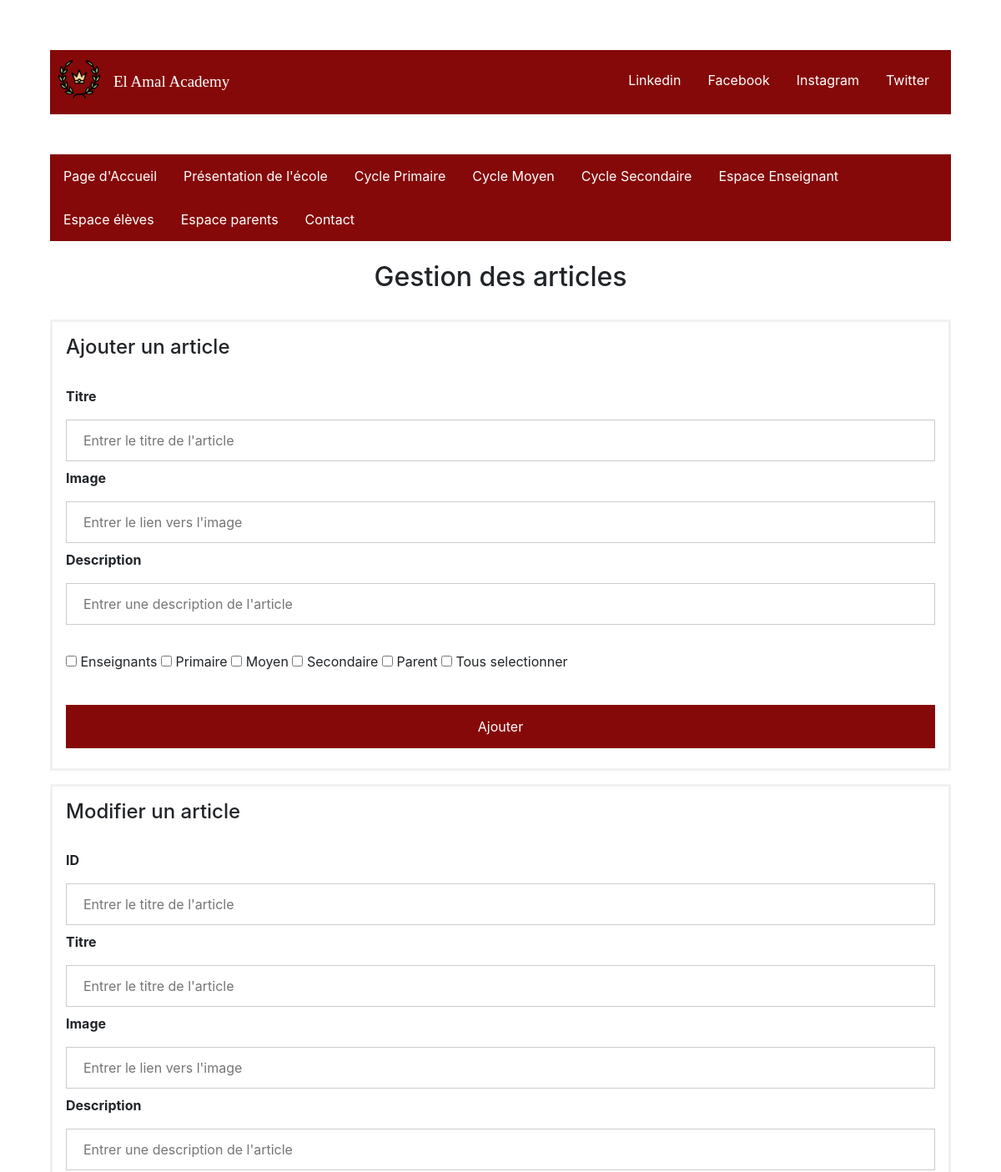
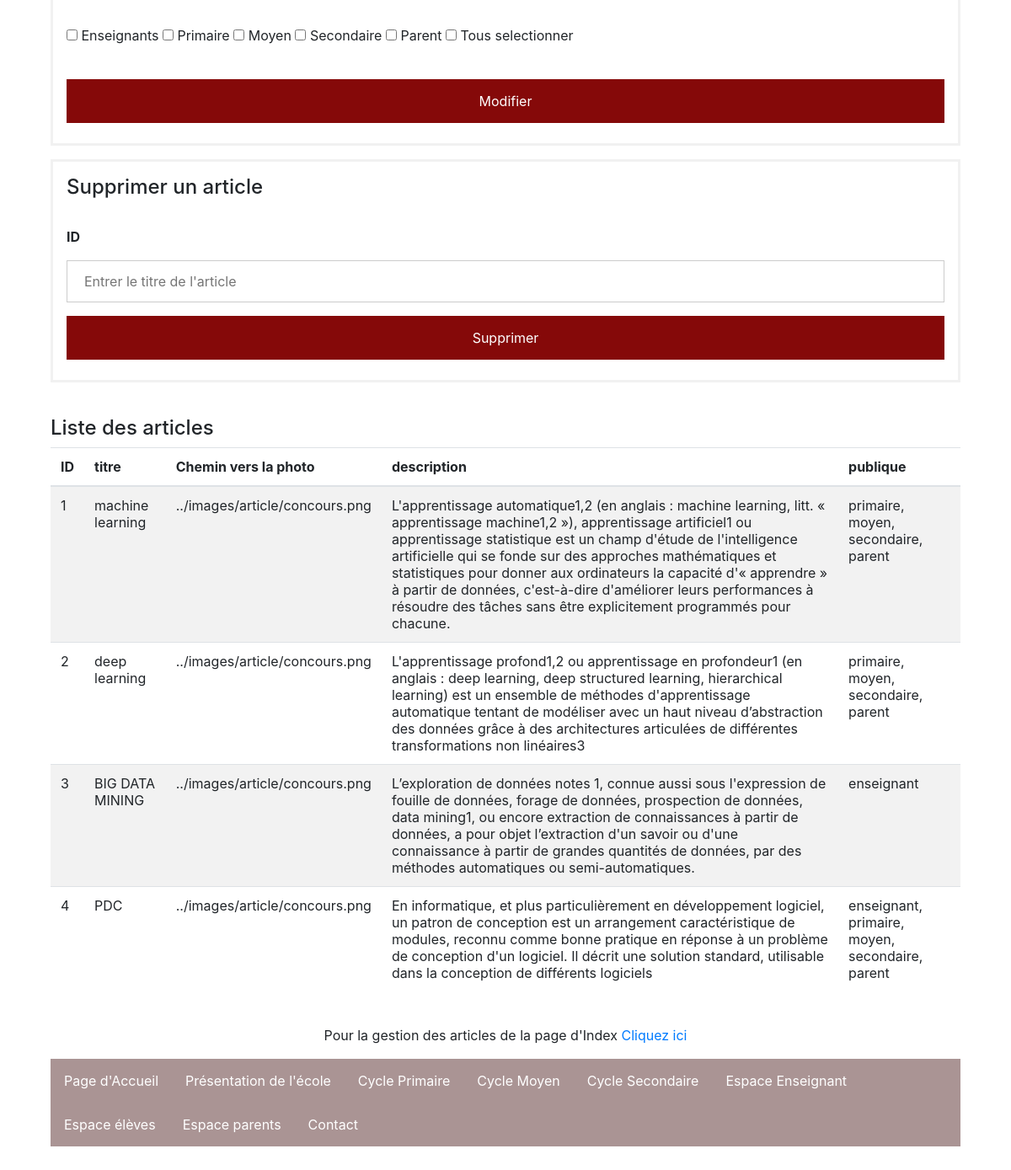
Screenshot of /controllers/gestionArticleController.php (signed in) with the database file from the repository (2 pictures, top to bottom).
### tables this page shows
CREATE TABLE IF NOT EXISTS `article` (
  `id` int(11) NOT NULL AUTO_INCREMENT,
  `titre` varchar(255) NOT NULL,
  `photo` varchar(255) NOT NULL,
  `description` text NOT NULL,
  `checkbox` varchar(255) NOT NULL,
  PRIMARY KEY (`id`)
);

### controllers/gestionArticleController.php (called while the page is built, shortened)
<?php
$relativePath = $_SERVER['DOCUMENT_ROOT'];
require_once($relativePath.'/Latreche_Mohamed_Cherif_Zouaoui_SIL1/views/gestionArticleView.php');
require_once($relativePath.'/Latreche_Mohamed_Cherif_Zouaoui_SIL1/models/gestionArticleModel.php');
class gestionArticleController {
    public function getList() {
        $pModel = new gestionArticleModel();
        $rslt = $pModel->getList();
        return $rslt;
    }
    public function afficherArticle() {
        $articleView = new gestionArticleView();
        $articleView->afficherArticlePage();
    }
}
$control = new gestionArticleController();
$control->afficherArticle();
?>

### models/gestionArticleModel.php (called while the page is built, shortened)
<?php
$relativePath = $_SERVER['DOCUMENT_ROOT'];
require_once($relativePath.'/Latreche_Mohamed_Cherif_Zouaoui_SIL1/controllers/gestionArticleController.php');
class gestionArticleModel {
    private $db="mysql:dbname=tdw;hostname=127.0.0.1;";
    private $busername = "root";
    private $bpassword = "";
    private function connexion($db,$busername,$bpassword) {
                try {
                    $conn = new PDO($db, $busername, $bpassword);
                    $conn->exec("SET CHARACTER SET utf8");
                }
                catch(PDOException $e)
                {
                    echo "Connection failed: " . $e->getMessage();
                    exit();
                }
                return $conn;
    }
    public function getList() {
        $conn=$this->connexion($this->db,$this->busername,$this->bpassword);
        $sql = $conn->prepare("SELECT * FROM article");
        $sql->execute();
        return $sql;
    }
}
?>

### views/gestionArticleView.php (the view, shortened to what this page needs)
<?php
$relativePath = $_SERVER['DOCUMENT_ROOT'];
require_once($relativePath.'/Latreche_Mohamed_Cherif_Zouaoui_SIL1/controllers/gestionArticleController.php');
class gestionArticleView {
    public function head() {
        ?>
        <head>
            <link rel="stylesheet" href="../css/gestArticle.css">
            <link rel="stylesheet" href="https://maxcdn.bootstrapcdn.com/bootstrap/4.5.2/css/bootstrap.min.css">
        </head>
        <?php
    }
    public function navBar() {
        ?>
        <ul class="topnav">
            <li class="left"><img src="../images/logos/laurel.png"></li>
            <li class="middle"><a href="../index.php">El Amal Academy</a></li>
            <li class="right"><a href="#twitter">Twitter</a></li>
            <li class="right"><a href="#instagram">Instagram</a></li>
            <li class="right"><a href="#facebook">Facebook</a></li>
            <li class="right"><a href="#linkedin">Linkedin</a></li>
        </ul>
<br><br>
<?php
    }
    public function menu() {
        ?>
        <div class="menuHorizontal">
            <ul>
                <li><a class="horizontal" href="../index.php">Page d'Accueil</a></li>
                <li><a  class="optional" href="../controllers/ControllerPresentation.php">Présentation de l'école</a></li>
                <li><a class="optional" href="../controllers/ControllerCyclePrimaire.php">Cycle Primaire</a></li>
                <li><a class="optional" href="../controllers/ControllerCycleMoyen.php">Cycle Moyen</a></li>
                <li><a class="optional" href="../controllers/ControllerCycleSec.php">Cycle Secondaire</a></li>
                <li><a class="optional" href="../controllers/ControllerEspaceEns.php">Espace Enseignant</a></li>
                <li><a href="../controllers/espaceEleveController.php">Espace élèves</a></li>
                <li><a href="../controllers/ControllerEspaceParent.php">Espace parents</a></li>
                <li><a  class="optional" href="contact.php">Contact</a></li>
            </ul>
        </div>
<br>
<?php
    }
    public function Contenu() {
        ?>
        <h2>Gestion des articles</h2>
        <br>
        <form method="post">
            <div class="article">
                <h4>Ajouter un article</h4>
                <br>
                <label for="titre"><b>Titre</b></label>
                <input type="text" id="titre" placeholder="Entrer le titre de l'article" name="titre" required>
                <label for="photo"><b>Image</b></label>
                <input type="text" id="photo" placeholder="Entrer le lien vers l'image" name="photo" required>
                <label for="descr"><b>Description</b></label>
                <input type="text" id="descr" placeholder="Entrer une description de l'article" name="descr"required>
                <br><br>
                <input type="checkbox" id="ens" name="type[]" value="enseignant">
                <label for="ens">Enseignants</label>
                <input type="checkbox" id="prim" name="type[]" value="primaire">
                <label for="prim">Primaire</label>
                <input type="checkbox" id="moy" name="type[]" value="moyen">
                <label for="moy">Moyen</label>
                <input type="checkbox" id="sec" name="type[]" value="secondaire">
                <label for="sec">Secondaire</label>
                <input type="checkbox" id="par" name="type[]" value="parent">
                <label for="par">Parent</label>
                <input type="checkbox" id="tous">
                <label for="tous">Tous selectionner</label>
                <br><br>
                <input id="unsub" type="submit" value="Ajouter" name="submit">
            </div>
        </form>
<?php
    }
    public function Contenu2() {
        ?>
        <form method="post">
            <div class="article">
                <h4>Modifier un article</h4>
                <br>
                <label for="idN2"><b>ID</b></label>
                <input type="text" id="idN2" placeholder="Entrer le titre de l'article" name="idN2">
                <label for="titre2"><b>Titre</b></label>
                <input type="text" id="titre2" placeholder="Entrer le titre de l'article" name="titre2">
                <label for="photo2"><b>Image</b></label>
                <input type="text" id="photo2" placeholder="Entrer le lien vers l'image" name="photo2">
                <label for="descr2"><b>Description</b></label>
                <input type="text" id="descr2" placeholder="Entrer une description de l'article" name="descr2">
                <br><br>
                <input type="checkbox" id="ens" name="type[]" value="enseignant">
                <label for="ens">Enseignants</label>
                <input type="checkbox" id="prim" name="type[]" value="primaire">
                <label for="prim">Primaire</label>
                <input type="checkbox" id="moy" name="type[]" value="moyen">
                <label for="moy">Moyen</label>
                <input type="checkbox" id="sec" name="type[]" value="secondaire">
                <label for="sec">Secondaire</label>
                <input type="checkbox" id="par" name="type[]" value="parent">
                <label for="par">Parent</label>
                <input type="checkbox" id="tous2">
                <label for="tous2">Tous selectionner</label>
                <br><br>
                <input id="unsub2" type="submit" value="Modifier" name="submit2">
            </div>
        </form>
<?php
    }
    public function Contenu3() {
        ?>
        <form method="post">
            <div class="article">
                <h4>Supprimer un article</h4>
                <br>
                <label for="idN3"><b>ID</b></label>
                <input type="text" id="idN3" placeholder="Entrer le titre de l'article" name="idN3">
                <input id="unsub3" type="submit" value="Supprimer" name="submit3">
            </div>
        </form>
    <br>
        <?php
    }
public function contenu4() {
        ?>
        <h4>Liste des articles</h4>
        <table class="table table-striped">
            <thead>
                <tr>
                    <th scope="col">ID</th>
                    <th scope="col">titre</th>
                    <th scope="col">Chemin vers la photo</th>
                    <th scope="col">description</th>
                    <th scope="col">publique</th>
                </tr>
            </thead>
            <tbody>
        <?php
            $controller = new gestionArticleController();
            $qtf = $controller->getList();
            foreach ($qtf as $row) {
                echo
                    "<tr>" .
                    "<td>" . $row["id"] . "</td>" .
                    "<td>" . $row["titre"] . "</td>" .
                    "<td>" . $row["photo"] . "</td>" .
                    "<td>" . $row["description"] . "</td>" .
                    "<td>" . $row["checkbox"] . "</td>" .
                    "</tr>";
            }
                echo "</tbody>";
        ?>
        </table>
        <br>
        <center><p>Pour la gestion des articles de la page d'Index
        <a href="../controllers/ControllerArticleIndex.php">Cliquez ici</a></p></center>
        <?php
    }
    public function footer() {
        ?>
        <footer class=footer">
            <ul>
                <li><a href="../index.php">Page d'Accueil</a></li>
                <li><a href="../controllers/ControllerPresentation.php">Présentation de l'école</a></li>
                <li><a class="optional" href="../controllers/ControllerCyclePrimaire.php">Cycle Primaire</a></li>
                <li><a class="optional" href="../controllers/ControllerCycleMoyen.php">Cycle Moyen</a></li>
                <li><a class="optional" href="../controllers/ControllerCycleSec.php">Cycle Secondaire</a></li>
                <li><a class="optional" href="../controllers/ControllerEspaceEns.php">Espace Enseignant</a></li>
                <li><a href="../controllers/espaceEleveController.php">Espace élèves</a></li>
                <li><a href="../controllers/ControllerEspaceParent.php">Espace parents</a></li>
                <li><a href="../controllers/contactController.php">Contact</a></li>
            </ul>
        </footer>
        <?php
    }
    public function articleBody() {
        ?>
        <body>
        <?php
        $this->navBar();
        $this->menu();
        $this->Contenu();
        $this->Contenu2();
        $this->Contenu3();
        $this->Contenu4();
        $this->footer();
        echo '</body>';
    }
    public function afficherArticlePage() {
        echo '<html>';
        $this->head();
        $this->articleBody();
        echo '</html>';
    }
}

### css/gestArticle.css (style rules this page uses)
ul.topnav { list-style-type: none; margin: 0; padding: 10px; overflow: hidden; background-color: #850909; }
ul.topnav li { float: left; }
ul.topnav li a { display: block; color: white; text-align: center; padding: 14px 16px; text-decoration: none; }
ul.topnav li.right { float: right; }
ul.topnav li.middle { text-align: right; font-size: 19px; font-family: 'Times New Roman', Times, serif; }
.topnav img { width: 50px; height: 50px; float: left; }
body { margin: 5%; padding: 5%; }
div > ul { list-style-type: none; margin: 0; padding: 0; overflow: hidden; background-color: #850909; }
ul > li { float: left; }
ul > li a { display: block; color: white; text-align: center; padding: 14px 16px; text-decoration: none; }
footer > ul { list-style-type: none; margin: 0; padding: 0; overflow: hidden; background-color: #aa9494; }
.horizontal { float : left; }
h2 { text-align: center; }
form { border: 3px solid #f1f1f1; }
input[type=submit] { background-color: #850909; color: white; padding: 14px 20px; margin: 8px 0; border: none; cursor: pointer; width: 100%; }
input[type=text] { width: 100%; padding: 12px 20px; margin: 8px 0; display: inline-block; border: 1px solid #ccc; box-sizing: border-box; }
.article { padding: 16px; }

### rows the page displays
article: id "1", titre "machine learning", photo "../images/article/concours.png", description "L'apprentissage automatique1,2 (en anglais : machine learning, litt. « apprentissage machine1,2 »), apprentissage artificiel1 ou apprentissage statistique est un champ d'étude de l'intelligence artificielle qui se fonde sur des approches mathématiques et statistiques pour donner aux ordinateurs la capacité d'« apprendre » à partir de données, c'est-à-dire d'améliorer leurs performances à résoudre des tâches sans être explicitement programmés pour chacune.", checkbox "primaire, moyen, secondaire, parent"
article: id "2", titre "deep learning", photo "../images/article/concours.png", description "L'apprentissage profond1,2 ou apprentissage en profondeur1 (en anglais : deep learning, deep structured learning, hierarchical learning) est un ensemble de méthodes d'apprentissage automatique tentant de modéliser avec un haut niveau d’abstraction des données grâce à des architectures articulées de différentes transformations non linéaires3", checkbox "primaire, moyen, secondaire, parent"
article: id "3", titre "BIG DATA MINING", photo "../images/article/concours.png", description "L’exploration de données notes 1, connue aussi sous l'expression de fouille de données, forage de données, prospection de données, data mining1, ou encore extraction de connaissances à partir de données, a pour objet l’extraction d'un savoir ou d'une connaissance à partir de grandes quantités de données, par des méthodes automatiques ou semi-automatiques.", checkbox "enseignant"
article: id "4", titre "PDC", photo "../images/article/concours.png", description "En informatique, et plus particulièrement en développement logiciel, un patron de conception est un arrangement caractéristique de modules, reconnu comme bonne pratique en réponse à un problème de conception d'un logiciel. Il décrit une solution standard, utilisable dans la conception de différents logiciels", checkbox "enseignant, primaire, moyen, secondaire, parent"
